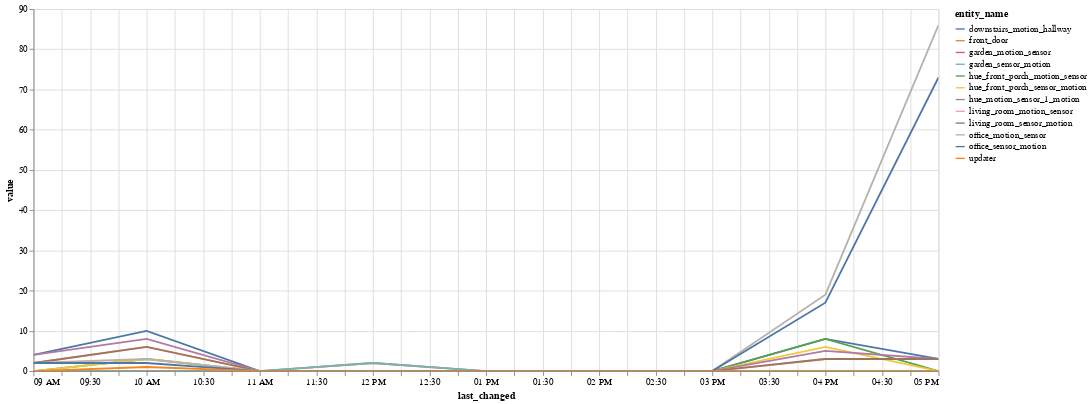

This figure's notebook cell:
### Code cell
alt.Chart(binary_df_pivot.reset_index().melt(id_vars='last_changed')).mark_line().encode(
    x='last_changed',
    y='value',
    color='entity_name',
    tooltip=['entity_name', 'value', 'last_changed']
).properties(
    width=1000,
    height=400
).interactive()

### Figure 1 — Vega-Lite specification as saved in the notebook (floating-point values rounded to 4 significant figures)
{"$schema": "https://vega.github.io/schema/vega-lite/v3.4.0.json", "config": {"mark": {"tooltip": null}, "view": {"height": 300, "width": 400}}, "data": {"name": "data-cd22de10eaca959a1c439eb84fabe113"}, "datasets": {"data-cd22de10eaca959a1c439eb84fabe113": [{"entity_name": "downstairs_motion_hallway", "last_changed": "2019-12-26T09:00:00+00:00", "value": 4}, {"entity_name": "downstairs_motion_hallway", "last_changed": "2019-12-26T10:00:00+00:00", "value": 10}, {"entity_name": "downstairs_motion_hallway", "last_changed": "2019-12-26T11:00:00+00:00", "value": 0}, {"entity_name": "downstairs_motion_hallway", "last_changed": "2019-12-26T12:00:00+00:00", "value": 0}, {"entity_name": "downstairs_motion_hallway", "last_changed": "2019-12-26T13:00:00+00:00", "value": 0}, {"entity_name": "downstairs_motion_hallway", "last_changed": "2019-12-26T14:00:00+00:00", "value": 0}, {"entity_name": "downstairs_motion_hallway", "last_changed": "2019-12-26T15:00:00+00:00", "value": 0}, {"entity_name": "downstairs_motion_hallway", "last_changed": "2019-12-26T16:00:00+00:00", "value": 8}, {"entity_name": "downstairs_motion_hallway", "last_changed": "2019-12-26T17:00:00+00:00", "value": 3}, {"entity_name": "front_door", "last_changed": "2019-12-26T09:00:00+00:00", "value": 0}, {"entity_name": "front_door", "last_changed": "2019-12-26T10:00:00+00:00", "value": 0}, {"entity_name": "front_door", "last_changed": "2019-12-26T11:00:00+00:00", "value": 0}, {"entity_name": "front_door", "last_changed": "2019-12-26T12:00:00+00:00", "value": 0}, {"entity_name": "front_door", "last_changed": "2019-12-26T13:00:00+00:00", "value": 0}, {"entity_name": "front_door", "last_changed": "2019-12-26T14:00:00+00:00", "value": 0}, {"entity_name": "front_door", "last_changed": "2019-12-26T15:00:00+00:00", "value": 0}, {"entity_name": "front_door", "last_changed": "2019-12-26T16:00:00+00:00", "value": 0}, {"entity_name": "front_door", "last_changed": "2019-12-26T17:00:00+00:00", "value": 0}, {"entity_name": "garden_motion_sensor", "last_changed": "2019-12-26T09:00:00+00:00", "value": 0}, {"entity_name": "garden_motion_sensor", "last_changed": "2019-12-26T10:00:00+00:00", "value": 0}, {"entity_name": "garden_motion_sensor", "last_changed": "2019-12-26T11:00:00+00:00", "value": 0}, {"entity_name": "garden_motion_sensor", "last_changed": "2019-12-26T12:00:00+00:00", "value": 2}, {"entity_name": "garden_motion_sensor", "last_changed": "2019-12-26T13:00:00+00:00", "value": 0}, {"entity_name": "garden_motion_sensor", "last_changed": "2019-12-26T14:00:00+00:00", "value": 0}, {"entity_name": "garden_motion_sensor", "last_changed": "2019-12-26T15:00:00+00:00", "value": 0}, {"entity_name": "garden_motion_sensor", "last_changed": "2019-12-26T16:00:00+00:00", "value": 0}, {"entity_name": "garden_motion_sensor", "last_changed": "2019-12-26T17:00:00+00:00", "value": 0}, {"entity_name": "garden_sensor_motion", "last_changed": "2019-12-26T09:00:00+00:00", "value": 0}, {"entity_name": "garden_sensor_motion", "last_changed": "2019-12-26T10:00:00+00:00", "value": 0}, {"entity_name": "garden_sensor_motion", "last_changed": "2019-12-26T11:00:00+00:00", "value": 0}, {"entity_name": "garden_sensor_motion", "last_changed": "2019-12-26T12:00:00+00:00", "value": 2}, {"entity_name": "garden_sensor_motion", "last_changed": "2019-12-26T13:00:00+00:00", "value": 0}, {"entity_name": "garden_sensor_motion", "last_changed": "2019-12-26T14:00:00+00:00", "value": 0}, {"entity_name": "garden_sensor_motion", "last_changed": "2019-12-26T15:00:00+00:00", "value": 0}, {"entity_name": "garden_sensor_motion", "last_changed": "2019-12-26T16:00:00+00:00", "value": 0}, {"entity_name": "garden_sensor_motion", "last_changed": "2019-12-26T17:00:00+00:00", "value": 0}, {"entity_name": "hue_front_porch_motion_sensor", "last_changed": "2019-12-26T09:00:00+00:00", "value": 0}, {"entity_name": "hue_front_porch_motion_sensor", "last_changed": "2019-12-26T10:00:00+00:00", "value": 3}, {"entity_name": "hue_front_porch_motion_sensor", "last_changed": "2019-12-26T11:00:00+00:00", "value": 0}, {"entity_name": "hue_front_porch_motion_sensor", "last_changed": "2019-12-26T12:00:00+00:00", "value": 0}, {"entity_name": "hue_front_porch_motion_sensor", "last_changed": "2019-12-26T13:00:00+00:00", "value": 0}, {"entity_name": "hue_front_porch_motion_sensor", "last_changed": "2019-12-26T14:00:00+00:00", "value": 0}, {"entity_name": "hue_front_porch_motion_sensor", "last_changed": "2019-12-26T15:00:00+00:00", "value": 0}, {"entity_name": "hue_front_porch_motion_sensor", "last_changed": "2019-12-26T16:00:00+00:00", "value": 8}, {"entity_name": "hue_front_porch_motion_sensor", "last_changed": "2019-12-26T17:00:00+00:00", "value": 0}, {"entity_name": "hue_front_porch_sensor_motion", "last_changed": "2019-12-26T09:00:00+00:00", "value": 0}, {"entity_name": "hue_front_porch_sensor_motion", "last_changed": "2019-12-26T10:00:00+00:00", "value": 3}, {"entity_name": "hue_front_porch_sensor_motion", "last_changed": "2019-12-26T11:00:00+00:00", "value": 0}, {"entity_name": "hue_front_porch_sensor_motion", "last_changed": "2019-12-26T12:00:00+00:00", "value": 0}, {"entity_name": "hue_front_porch_sensor_motion", "last_changed": "2019-12-26T13:00:00+00:00", "value": 0}, {"entity_name": "hue_front_porch_sensor_motion", "last_changed": "2019-12-26T14:00:00+00:00", "value": 0}, {"entity_name": "hue_front_porch_sensor_motion", "last_changed": "2019-12-26T15:00:00+00:00", "value": 0}, {"entity_name": "hue_front_porch_sensor_motion", "last_changed": "2019-12-26T16:00:00+00:00", "value": 6}, {"entity_name": "hue_front_porch_sensor_motion", "last_changed": "2019-12-26T17:00:00+00:00", "value": 0}, {"entity_name": "hue_motion_sensor_1_motion", "last_changed": "2019-12-26T09:00:00+00:00", "value": 4}, {"entity_name": "hue_motion_sensor_1_motion", "last_changed": "2019-12-26T10:00:00+00:00", "value": 8}, {"entity_name": "hue_motion_sensor_1_motion", "last_changed": "2019-12-26T11:00:00+00:00", "value": 0}, {"entity_name": "hue_motion_sensor_1_motion", "last_changed": "2019-12-26T12:00:00+00:00", "value": 0}, {"entity_name": "hue_motion_sensor_1_motion", "last_changed": "2019-12-26T13:00:00+00:00", "value": 0}, {"entity_name": "hue_motion_sensor_1_motion", "last_changed": "2019-12-26T14:00:00+00:00", "value": 0}, {"entity_name": "hue_motion_sensor_1_motion", "last_changed": "2019-12-26T15:00:00+00:00", "value": 0}, {"entity_name": "hue_motion_sensor_1_motion", "last_changed": "2019-12-26T16:00:00+00:00", "value": 5}, {"entity_name": "hue_motion_sensor_1_motion", "last_changed": "2019-12-26T17:00:00+00:00", "value": 3}, {"entity_name": "living_room_motion_sensor", "last_changed": "2019-12-26T09:00:00+00:00", "value": 2}, {"entity_name": "living_room_motion_sensor", "last_changed": "2019-12-26T10:00:00+00:00", "value": 6}, {"entity_name": "living_room_motion_sensor", "last_changed": "2019-12-26T11:00:00+00:00", "value": 0}, {"entity_name": "living_room_motion_sensor", "last_changed": "2019-12-26T12:00:00+00:00", "value": 0}, {"entity_name": "living_room_motion_sensor", "last_changed": "2019-12-26T13:00:00+00:00", "value": 0}, {"entity_name": "living_room_motion_sensor", "last_changed": "2019-12-26T14:00:00+00:00", "value": 0}, {"entity_name": "living_room_motion_sensor", "last_changed": "2019-12-26T15:00:00+00:00", "value": 0}, {"entity_name": "living_room_motion_sensor", "last_changed": "2019-12-26T16:00:00+00:00", "value": 3}, {"entity_name": "living_room_motion_sensor", "last_changed": "2019-12-26T17:00:00+00:00", "value": 3}, {"entity_name": "living_room_sensor_motion", "last_changed": "2019-12-26T09:00:00+00:00", "value": 2}, {"entity_name": "living_room_sensor_motion", "last_changed": "2019-12-26T10:00:00+00:00", "value": 6}, {"entity_name": "living_room_sensor_motion", "last_changed": "2019-12-26T11:00:00+00:00", "value": 0}, {"entity_name": "living_room_sensor_motion", "last_changed": "2019-12-26T12:00:00+00:00", "value": 0}, {"entity_name": "living_room_sensor_motion", "last_changed": "2019-12-26T13:00:00+00:00", "value": 0}, {"entity_name": "living_room_sensor_motion", "last_changed": "2019-12-26T14:00:00+00:00", "value": 0}, {"entity_name": "living_room_sensor_motion", "last_changed": "2019-12-26T15:00:00+00:00", "value": 0}, {"entity_name": "living_room_sensor_motion", "last_changed": "2019-12-26T16:00:00+00:00", "value": 3}, {"entity_name": "living_room_sensor_motion", "last_changed": "2019-12-26T17:00:00+00:00", "value": 3}, {"entity_name": "office_motion_sensor", "last_changed": "2019-12-26T09:00:00+00:00", "value": 2}, {"entity_name": "office_motion_sensor", "last_changed": "2019-12-26T10:00:00+00:00", "value": 3}, {"entity_name": "office_motion_sensor", "last_changed": "2019-12-26T11:00:00+00:00", "value": 0}, {"entity_name": "office_motion_sensor", "last_changed": "2019-12-26T12:00:00+00:00", "value": 0}, {"entity_name": "office_motion_sensor", "last_changed": "2019-12-26T13:00:00+00:00", "value": 0}, {"entity_name": "office_motion_sensor", "last_changed": "2019-12-26T14:00:00+00:00", "value": 0}, {"entity_name": "office_motion_sensor", "last_changed": "2019-12-26T15:00:00+00:00", "value": 0}, {"entity_name": "office_motion_sensor", "last_changed": "2019-12-26T16:00:00+00:00", "value": 19}, {"entity_name": "office_motion_sensor", "last_changed": "2019-12-26T17:00:00+00:00", "value": 86}, {"entity_name": "office_sensor_motion", "last_changed": "2019-12-26T09:00:00+00:00", "value": 2}, {"entity_name": "office_sensor_motion", "last_changed": "2019-12-26T10:00:00+00:00", "value": 2}, {"entity_name": "office_sensor_motion", "last_changed": "2019-12-26T11:00:00+00:00", "value": 0}, {"entity_name": "office_sensor_motion", "last_changed": "2019-12-26T12:00:00+00:00", "value": 0}, {"entity_name": "office_sensor_motion", "last_changed": "2019-12-26T13:00:00+00:00", "value": 0}, {"entity_name": "office_sensor_motion", "last_changed": "2019-12-26T14:00:00+00:00", "value": 0}, {"entity_name": "office_sensor_motion", "last_changed": "2019-12-26T15:00:00+00:00", "value": 0}, {"entity_name": "office_sensor_motion", "last_changed": "2019-12-26T16:00:00+00:00", "value": 17}, {"entity_name": "office_sensor_motion", "last_changed": "2019-12-26T17:00:00+00:00", "value": 73}, {"entity_name": "updater", "last_changed": "2019-12-26T09:00:00+00:00", "value": 0}, {"entity_name": "updater", "last_changed": "2019-12-26T10:00:00+00:00", "value": 1}, {"entity_name": "updater", "last_changed": "2019-12-26T11:00:00+00:00", "value": 0}, {"entity_name": "updater", "last_changed": "2019-12-26T12:00:00+00:00", "value": 0}, {"entity_name": "updater", "last_changed": "2019-12-26T13:00:00+00:00", "value": 0}, {"entity_name": "updater", "last_changed": "2019-12-26T14:00:00+00:00", "value": 0}, {"entity_name": "updater", "last_changed": "2019-12-26T15:00:00+00:00", "value": 0}, {"entity_name": "updater", "last_changed": "2019-12-26T16:00:00+00:00", "value": 0}, {"entity_name": "updater", "last_changed": "2019-12-26T17:00:00+00:00", "value": 0}]}, "encoding": {"color": {"field": "entity_name", "type": "nominal"}, "tooltip": [{"field": "entity_name", "type": "nominal"}, {"field": "value", "type": "quantitative"}, {"field": "last_changed", "type": "temporal"}], "x": {"field": "last_changed", "type": "temporal"}, "y": {"field": "value", "type": "quantitative"}}, "height": 400, "mark": "line", "selection": {"selector002": {"bind": "scales", "encodings": ["x", "y"], "type": "interval"}}, "width": 1000}
